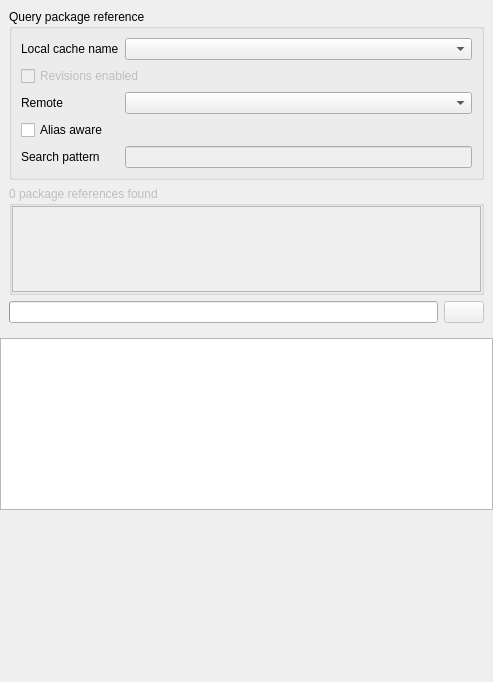
<?xml version="1.0" encoding="UTF-8"?>
<ui version="4.0">
 <class>remotebrowser</class>
 <widget class="QDockWidget" name="remotebrowser">
  <property name="enabled">
   <bool>true</bool>
  </property>
  <property name="geometry">
   <rect>
    <x>0</x>
    <y>0</y>
    <width>493</width>
    <height>682</height>
   </rect>
  </property>
  <property name="features">
   <set>QDockWidget::DockWidgetClosable|QDockWidget::DockWidgetFloatable|QDockWidget::DockWidgetMovable</set>
  </property>
  <property name="windowTitle">
   <string>Conan remote browser</string>
  </property>
  <widget class="QWidget" name="dockWidgetContents">
   <layout class="QVBoxLayout" name="verticalLayout">
    <property name="leftMargin">
     <number>0</number>
    </property>
    <property name="topMargin">
     <number>0</number>
    </property>
    <property name="rightMargin">
     <number>0</number>
    </property>
    <property name="bottomMargin">
     <number>0</number>
    </property>
    <item>
     <widget class="QStackedWidget" name="stackedWidget">
      <property name="currentIndex">
       <number>0</number>
      </property>
      <widget class="PackageReferencePage" name="pkgref">
       <layout class="QVBoxLayout" name="verticalLayout_2">
        <item>
         <widget class="QGroupBox" name="pkgref_ui_group">
          <property name="title">
           <string>Query package reference</string>
          </property>
          <layout class="QGridLayout" name="gridLayout">
           <item row="0" column="0">
            <widget class="QLabel" name="label">
             <property name="text">
              <string>Local cache name</string>
             </property>
            </widget>
           </item>
           <item row="2" column="1">
            <widget class="QComboBox" name="remote"/>
           </item>
           <item row="0" column="1">
            <widget class="QComboBox" name="local_cache_name"/>
           </item>
           <item row="4" column="1">
            <widget class="QLineEdit" name="search_pattern">
             <property name="enabled">
              <bool>false</bool>
             </property>
            </widget>
           </item>
           <item row="2" column="0">
            <widget class="QLabel" name="label_2">
             <property name="text">
              <string>Remote</string>
             </property>
            </widget>
           </item>
           <item row="4" column="0">
            <widget class="QLabel" name="label_3">
             <property name="text">
              <string>Search pattern</string>
             </property>
            </widget>
           </item>
           <item row="1" column="0" colspan="2">
            <widget class="QCheckBox" name="revisions">
             <property name="enabled">
              <bool>false</bool>
             </property>
             <property name="text">
              <string>Revisions enabled</string>
             </property>
            </widget>
           </item>
           <item row="3" column="0" colspan="2">
            <widget class="QCheckBox" name="alias_aware">
             <property name="toolTip">
              <string>Check this option to perform additional processing to identify alias packages</string>
             </property>
             <property name="text">
              <string>Alias aware</string>
             </property>
            </widget>
           </item>
          </layout>
         </widget>
        </item>
        <item>
         <widget class="QGroupBox" name="pkgref_groupbox">
          <property name="enabled">
           <bool>false</bool>
          </property>
          <property name="sizePolicy">
           <sizepolicy hsizetype="Preferred" vsizetype="Preferred">
            <horstretch>0</horstretch>
            <verstretch>0</verstretch>
           </sizepolicy>
          </property>
          <property name="title">
           <string>0 package references found</string>
          </property>
          <layout class="QVBoxLayout" name="verticalLayout_7">
           <property name="leftMargin">
            <number>0</number>
           </property>
           <property name="topMargin">
            <number>0</number>
           </property>
           <property name="rightMargin">
            <number>0</number>
           </property>
           <property name="bottomMargin">
            <number>0</number>
           </property>
           <item>
            <widget class="QListView" name="package_references">
             <property name="sizePolicy">
              <sizepolicy hsizetype="Expanding" vsizetype="Expanding">
               <horstretch>0</horstretch>
               <verstretch>0</verstretch>
              </sizepolicy>
             </property>
             <property name="contextMenuPolicy">
              <enum>Qt::CustomContextMenu</enum>
             </property>
             <property name="sizeAdjustPolicy">
              <enum>QAbstractScrollArea::AdjustToContents</enum>
             </property>
             <property name="editTriggers">
              <set>QAbstractItemView::NoEditTriggers</set>
             </property>
             <property name="alternatingRowColors">
              <bool>true</bool>
             </property>
            </widget>
           </item>
          </layout>
         </widget>
        </item>
        <item>
         <layout class="QHBoxLayout" name="horizontalLayout_5">
          <item>
           <widget class="QProgressBar" name="pkgref_progress">
            <property name="maximum">
             <number>1</number>
            </property>
            <property name="value">
             <number>-1</number>
            </property>
           </widget>
          </item>
          <item>
           <widget class="QPushButton" name="pkgref_cancel">
            <property name="enabled">
             <bool>false</bool>
            </property>
            <property name="text">
             <string/>
            </property>
            <property name="icon">
             <iconset>
              <normaloff>:/cancel.svg</normaloff>:/cancel.svg</iconset>
            </property>
           </widget>
          </item>
         </layout>
        </item>
       </layout>
      </widget>
      <widget class="RecipeRevisionPage" name="rrev">
       <layout class="QVBoxLayout" name="verticalLayout_3">
        <item>
         <widget class="QLabel" name="rrev_pkgref">
          <property name="contextMenuPolicy">
           <enum>Qt::CustomContextMenu</enum>
          </property>
          <property name="text">
           <string>Package reference</string>
          </property>
         </widget>
        </item>
        <item>
         <widget class="QGroupBox" name="rrev_groupbox">
          <property name="enabled">
           <bool>false</bool>
          </property>
          <property name="title">
           <string>0 recipe revisions found</string>
          </property>
          <layout class="QVBoxLayout" name="verticalLayout_8">
           <property name="leftMargin">
            <number>0</number>
           </property>
           <property name="topMargin">
            <number>0</number>
           </property>
           <property name="rightMargin">
            <number>0</number>
           </property>
           <property name="bottomMargin">
            <number>0</number>
           </property>
           <item>
            <widget class="QTableView" name="recipe_revisions">
             <property name="contextMenuPolicy">
              <enum>Qt::CustomContextMenu</enum>
             </property>
             <property name="sizeAdjustPolicy">
              <enum>QAbstractScrollArea::AdjustToContents</enum>
             </property>
             <property name="editTriggers">
              <set>QAbstractItemView::NoEditTriggers</set>
             </property>
             <property name="alternatingRowColors">
              <bool>true</bool>
             </property>
             <property name="selectionMode">
              <enum>QAbstractItemView::SingleSelection</enum>
             </property>
             <property name="selectionBehavior">
              <enum>QAbstractItemView::SelectRows</enum>
             </property>
             <attribute name="horizontalHeaderStretchLastSection">
              <bool>false</bool>
             </attribute>
             <attribute name="verticalHeaderVisible">
              <bool>false</bool>
             </attribute>
            </widget>
           </item>
          </layout>
         </widget>
        </item>
        <item>
         <layout class="QHBoxLayout" name="horizontalLayout_6">
          <item>
           <widget class="QProgressBar" name="rrev_progress">
            <property name="maximum">
             <number>1</number>
            </property>
            <property name="value">
             <number>-1</number>
            </property>
           </widget>
          </item>
          <item>
           <widget class="QPushButton" name="rrev_cancel">
            <property name="enabled">
             <bool>false</bool>
            </property>
            <property name="text">
             <string/>
            </property>
            <property name="icon">
             <iconset>
              <normaloff>:/cancel.svg</normaloff>:/cancel.svg</iconset>
            </property>
           </widget>
          </item>
         </layout>
        </item>
        <item>
         <widget class="QWidget" name="rrev_buttons" native="true">
          <layout class="QHBoxLayout" name="horizontalLayout">
           <item>
            <widget class="QPushButton" name="rrev_back">
             <property name="text">
              <string>Back</string>
             </property>
            </widget>
           </item>
           <item>
            <spacer name="horizontalSpacer_5">
             <property name="orientation">
              <enum>Qt::Horizontal</enum>
             </property>
             <property name="sizeHint" stdset="0">
              <size>
               <width>40</width>
               <height>20</height>
              </size>
             </property>
            </spacer>
           </item>
           <item>
            <widget class="QPushButton" name="rrev_refresh">
             <property name="text">
              <string>Refresh</string>
             </property>
            </widget>
           </item>
          </layout>
         </widget>
        </item>
       </layout>
      </widget>
      <widget class="PackageIdPage" name="package_id">
       <layout class="QVBoxLayout" name="verticalLayout_4">
        <item>
         <widget class="QLabel" name="pid_pkgref">
          <property name="contextMenuPolicy">
           <enum>Qt::CustomContextMenu</enum>
          </property>
          <property name="text">
           <string>Package ref + revision</string>
          </property>
         </widget>
        </item>
        <item>
         <widget class="QGroupBox" name="pid_groupbox">
          <property name="enabled">
           <bool>false</bool>
          </property>
          <property name="title">
           <string>0 package_ids found</string>
          </property>
          <layout class="QVBoxLayout" name="verticalLayout_9">
           <property name="leftMargin">
            <number>0</number>
           </property>
           <property name="topMargin">
            <number>0</number>
           </property>
           <property name="rightMargin">
            <number>0</number>
           </property>
           <property name="bottomMargin">
            <number>0</number>
           </property>
           <item>
            <widget class="QTableView" name="package_ids">
             <property name="contextMenuPolicy">
              <enum>Qt::CustomContextMenu</enum>
             </property>
             <property name="sizeAdjustPolicy">
              <enum>QAbstractScrollArea::AdjustToContents</enum>
             </property>
             <property name="editTriggers">
              <set>QAbstractItemView::NoEditTriggers</set>
             </property>
             <property name="alternatingRowColors">
              <bool>true</bool>
             </property>
             <property name="selectionMode">
              <enum>QAbstractItemView::SingleSelection</enum>
             </property>
             <property name="selectionBehavior">
              <enum>QAbstractItemView::SelectRows</enum>
             </property>
             <property name="sortingEnabled">
              <bool>true</bool>
             </property>
             <attribute name="horizontalHeaderStretchLastSection">
              <bool>false</bool>
             </attribute>
             <attribute name="verticalHeaderVisible">
              <bool>false</bool>
             </attribute>
            </widget>
           </item>
          </layout>
         </widget>
        </item>
        <item>
         <widget class="QGroupBox" name="pid_filter_group">
          <property name="enabled">
           <bool>false</bool>
          </property>
          <property name="title">
           <string>Filtering</string>
          </property>
          <layout class="QVBoxLayout" name="verticalLayout_12">
           <property name="spacing">
            <number>6</number>
           </property>
           <property name="leftMargin">
            <number>0</number>
           </property>
           <property name="topMargin">
            <number>0</number>
           </property>
           <property name="rightMargin">
            <number>0</number>
           </property>
           <property name="bottomMargin">
            <number>0</number>
           </property>
           <item>
            <widget class="QTableView" name="pid_filterTable">
             <property name="contextMenuPolicy">
              <enum>Qt::CustomContextMenu</enum>
             </property>
             <property name="sizeAdjustPolicy">
              <enum>QAbstractScrollArea::AdjustToContents</enum>
             </property>
             <property name="editTriggers">
              <set>QAbstractItemView::NoEditTriggers</set>
             </property>
             <property name="alternatingRowColors">
              <bool>true</bool>
             </property>
             <property name="selectionMode">
              <enum>QAbstractItemView::SingleSelection</enum>
             </property>
             <property name="selectionBehavior">
              <enum>QAbstractItemView::SelectRows</enum>
             </property>
             <attribute name="horizontalHeaderStretchLastSection">
              <bool>false</bool>
             </attribute>
             <attribute name="verticalHeaderVisible">
              <bool>false</bool>
             </attribute>
            </widget>
           </item>
           <item>
            <layout class="QHBoxLayout" name="horizontalLayout_7">
             <item>
              <widget class="QComboBox" name="pid_filter_key">
               <property name="placeholderText">
                <string>Select filter key</string>
               </property>
              </widget>
             </item>
             <item>
              <widget class="QComboBox" name="pid_filter_value">
               <property name="placeholderText">
                <string>Select filter value</string>
               </property>
              </widget>
             </item>
             <item>
              <widget class="QPushButton" name="pid_add_filter">
               <property name="text">
                <string>Add</string>
               </property>
              </widget>
             </item>
            </layout>
           </item>
          </layout>
         </widget>
        </item>
        <item>
         <layout class="QHBoxLayout" name="horizontalLayout_8">
          <item>
           <widget class="QProgressBar" name="pid_progress">
            <property name="maximum">
             <number>1</number>
            </property>
            <property name="value">
             <number>-1</number>
            </property>
           </widget>
          </item>
          <item>
           <widget class="QPushButton" name="pid_cancel">
            <property name="enabled">
             <bool>false</bool>
            </property>
            <property name="text">
             <string/>
            </property>
            <property name="icon">
             <iconset>
              <normaloff>:/cancel.svg</normaloff>:/cancel.svg</iconset>
            </property>
           </widget>
          </item>
         </layout>
        </item>
        <item>
         <widget class="QWidget" name="pid_buttons" native="true">
          <layout class="QHBoxLayout" name="horizontalLayout_2">
           <item>
            <widget class="QPushButton" name="pid_back">
             <property name="text">
              <string>Back</string>
             </property>
            </widget>
           </item>
           <item>
            <spacer name="horizontalSpacer_2">
             <property name="orientation">
              <enum>Qt::Horizontal</enum>
             </property>
             <property name="sizeHint" stdset="0">
              <size>
               <width>40</width>
               <height>20</height>
              </size>
             </property>
            </spacer>
           </item>
           <item>
            <widget class="QPushButton" name="pid_refresh">
             <property name="text">
              <string>Refresh</string>
             </property>
            </widget>
           </item>
           <item>
            <spacer name="horizontalSpacer_6">
             <property name="orientation">
              <enum>Qt::Horizontal</enum>
             </property>
             <property name="sizeHint" stdset="0">
              <size>
               <width>40</width>
               <height>20</height>
              </size>
             </property>
            </spacer>
           </item>
           <item>
            <widget class="QPushButton" name="pid_restart">
             <property name="text">
              <string>Restart</string>
             </property>
            </widget>
           </item>
          </layout>
         </widget>
        </item>
       </layout>
      </widget>
      <widget class="PackageRevisionPage" name="prev">
       <layout class="QVBoxLayout" name="verticalLayout_5">
        <item>
         <widget class="QLabel" name="prev_pkgref">
          <property name="contextMenuPolicy">
           <enum>Qt::CustomContextMenu</enum>
          </property>
          <property name="text">
           <string>Pkg ref + rrev + package_id</string>
          </property>
         </widget>
        </item>
        <item>
         <widget class="QGroupBox" name="prev_groupbox">
          <property name="enabled">
           <bool>false</bool>
          </property>
          <property name="title">
           <string>0 package revisions found</string>
          </property>
          <layout class="QVBoxLayout" name="verticalLayout_10">
           <property name="leftMargin">
            <number>0</number>
           </property>
           <property name="topMargin">
            <number>0</number>
           </property>
           <property name="rightMargin">
            <number>0</number>
           </property>
           <property name="bottomMargin">
            <number>0</number>
           </property>
           <item>
            <widget class="QTableView" name="package_revisions">
             <property name="contextMenuPolicy">
              <enum>Qt::CustomContextMenu</enum>
             </property>
             <property name="sizeAdjustPolicy">
              <enum>QAbstractScrollArea::AdjustToContents</enum>
             </property>
             <property name="editTriggers">
              <set>QAbstractItemView::NoEditTriggers</set>
             </property>
             <property name="alternatingRowColors">
              <bool>true</bool>
             </property>
             <property name="selectionMode">
              <enum>QAbstractItemView::SingleSelection</enum>
             </property>
             <property name="selectionBehavior">
              <enum>QAbstractItemView::SelectRows</enum>
             </property>
             <attribute name="horizontalHeaderStretchLastSection">
              <bool>false</bool>
             </attribute>
             <attribute name="verticalHeaderVisible">
              <bool>false</bool>
             </attribute>
            </widget>
           </item>
          </layout>
         </widget>
        </item>
        <item>
         <layout class="QHBoxLayout" name="horizontalLayout_9">
          <item>
           <widget class="QProgressBar" name="prev_progress">
            <property name="maximum">
             <number>1</number>
            </property>
            <property name="value">
             <number>-1</number>
            </property>
           </widget>
          </item>
          <item>
           <widget class="QPushButton" name="prev_cancel">
            <property name="enabled">
             <bool>false</bool>
            </property>
            <property name="text">
             <string/>
            </property>
            <property name="icon">
             <iconset>
              <normaloff>:/cancel.svg</normaloff>:/cancel.svg</iconset>
            </property>
           </widget>
          </item>
         </layout>
        </item>
        <item>
         <widget class="QWidget" name="prev_buttons" native="true">
          <layout class="QHBoxLayout" name="horizontalLayout_3">
           <item>
            <widget class="QPushButton" name="prev_back">
             <property name="text">
              <string>Back</string>
             </property>
            </widget>
           </item>
           <item>
            <spacer name="horizontalSpacer_3">
             <property name="orientation">
              <enum>Qt::Horizontal</enum>
             </property>
             <property name="sizeHint" stdset="0">
              <size>
               <width>40</width>
               <height>20</height>
              </size>
             </property>
            </spacer>
           </item>
           <item>
            <widget class="QPushButton" name="prev_refresh">
             <property name="text">
              <string>Refresh</string>
             </property>
            </widget>
           </item>
           <item>
            <spacer name="horizontalSpacer_7">
             <property name="orientation">
              <enum>Qt::Horizontal</enum>
             </property>
             <property name="sizeHint" stdset="0">
              <size>
               <width>40</width>
               <height>20</height>
              </size>
             </property>
            </spacer>
           </item>
           <item>
            <widget class="QPushButton" name="prev_restart">
             <property name="text">
              <string>Restart</string>
             </property>
            </widget>
           </item>
          </layout>
         </widget>
        </item>
       </layout>
      </widget>
      <widget class="PackageBinaryPage" name="pbinary">
       <layout class="QVBoxLayout" name="verticalLayout_6">
        <item>
         <widget class="QLabel" name="pbinary_pkgref">
          <property name="contextMenuPolicy">
           <enum>Qt::CustomContextMenu</enum>
          </property>
          <property name="text">
           <string>Pkg ref + rrev + package_id + prev</string>
          </property>
         </widget>
        </item>
        <item>
         <widget class="QGroupBox" name="pbinary_groupbox">
          <property name="enabled">
           <bool>false</bool>
          </property>
          <property name="title">
           <string>Package archive</string>
          </property>
          <layout class="QVBoxLayout" name="verticalLayout_11">
           <property name="leftMargin">
            <number>0</number>
           </property>
           <property name="topMargin">
            <number>0</number>
           </property>
           <property name="rightMargin">
            <number>0</number>
           </property>
           <property name="bottomMargin">
            <number>0</number>
           </property>
           <item>
            <widget class="QTreeView" name="package_binary">
             <property name="contextMenuPolicy">
              <enum>Qt::CustomContextMenu</enum>
             </property>
             <property name="sizeAdjustPolicy">
              <enum>QAbstractScrollArea::AdjustToContents</enum>
             </property>
             <property name="editTriggers">
              <set>QAbstractItemView::NoEditTriggers</set>
             </property>
             <property name="alternatingRowColors">
              <bool>true</bool>
             </property>
            </widget>
           </item>
          </layout>
         </widget>
        </item>
        <item>
         <layout class="QHBoxLayout" name="horizontalLayout_10">
          <item>
           <widget class="QProgressBar" name="pbinary_progress">
            <property name="maximum">
             <number>1</number>
            </property>
            <property name="value">
             <number>-1</number>
            </property>
           </widget>
          </item>
          <item>
           <widget class="QPushButton" name="pbinary_cancel">
            <property name="enabled">
             <bool>false</bool>
            </property>
            <property name="text">
             <string/>
            </property>
            <property name="icon">
             <iconset>
              <normaloff>:/cancel.svg</normaloff>:/cancel.svg</iconset>
            </property>
           </widget>
          </item>
         </layout>
        </item>
        <item>
         <widget class="QWidget" name="pbinary_buttons" native="true">
          <layout class="QHBoxLayout" name="horizontalLayout_4">
           <item>
            <widget class="QPushButton" name="pbinary_back">
             <property name="text">
              <string>Back</string>
             </property>
            </widget>
           </item>
           <item>
            <spacer name="horizontalSpacer_4">
             <property name="orientation">
              <enum>Qt::Horizontal</enum>
             </property>
             <property name="sizeHint" stdset="0">
              <size>
               <width>40</width>
               <height>20</height>
              </size>
             </property>
            </spacer>
           </item>
           <item>
            <widget class="QPushButton" name="pbinary_restart">
             <property name="text">
              <string>Restart</string>
             </property>
            </widget>
           </item>
          </layout>
         </widget>
        </item>
       </layout>
      </widget>
     </widget>
    </item>
    <item>
     <widget class="QPlainTextEdit" name="log">
      <property name="contextMenuPolicy">
       <enum>Qt::CustomContextMenu</enum>
      </property>
      <property name="sizeAdjustPolicy">
       <enum>QAbstractScrollArea::AdjustToContents</enum>
      </property>
      <property name="readOnly">
       <bool>true</bool>
      </property>
     </widget>
    </item>
    <item>
     <spacer name="verticalSpacer">
      <property name="orientation">
       <enum>Qt::Vertical</enum>
      </property>
      <property name="sizeHint" stdset="0">
       <size>
        <width>20</width>
        <height>40</height>
       </size>
      </property>
     </spacer>
    </item>
   </layout>
  </widget>
 </widget>
 <customwidgets>
  <customwidget>
   <class>PackageReferencePage</class>
   <extends>QWidget</extends>
   <header>cruiz/remote_browser/pages/packagereferencepage.h</header>
   <container>1</container>
  </customwidget>
  <customwidget>
   <class>RecipeRevisionPage</class>
   <extends>QWidget</extends>
   <header>cruiz/remote_browser/pages/reciperevisionpage.h</header>
   <container>1</container>
  </customwidget>
  <customwidget>
   <class>PackageIdPage</class>
   <extends>QWidget</extends>
   <header>cruiz/remote_browser/pages/packageidpage.h</header>
   <container>1</container>
  </customwidget>
  <customwidget>
   <class>PackageRevisionPage</class>
   <extends>QWidget</extends>
   <header>cruiz/remote_browser/pages/packagerevisionpage.h</header>
   <container>1</container>
  </customwidget>
  <customwidget>
   <class>PackageBinaryPage</class>
   <extends>QWidget</extends>
   <header>cruiz/remote_browser/pages/packagebinarypage.h</header>
   <container>1</container>
  </customwidget>
 </customwidgets>
 <resources/>
 <connections/>
</ui>
